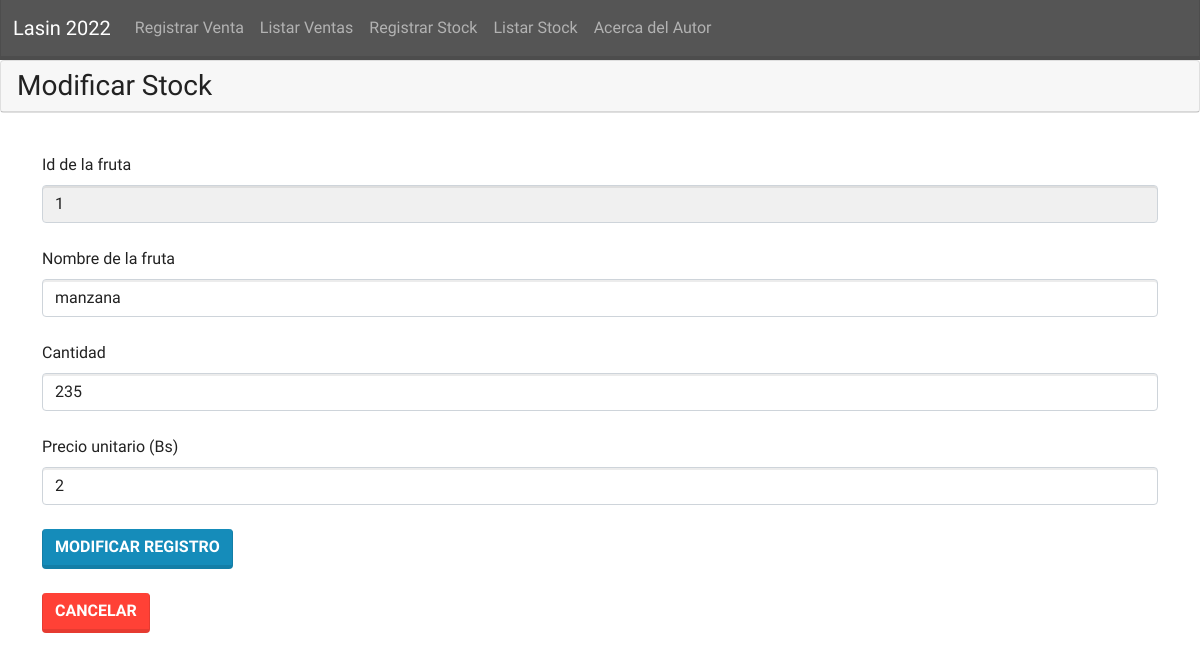
The page /modificarstock.php?id=1 on the database as committed earlier.
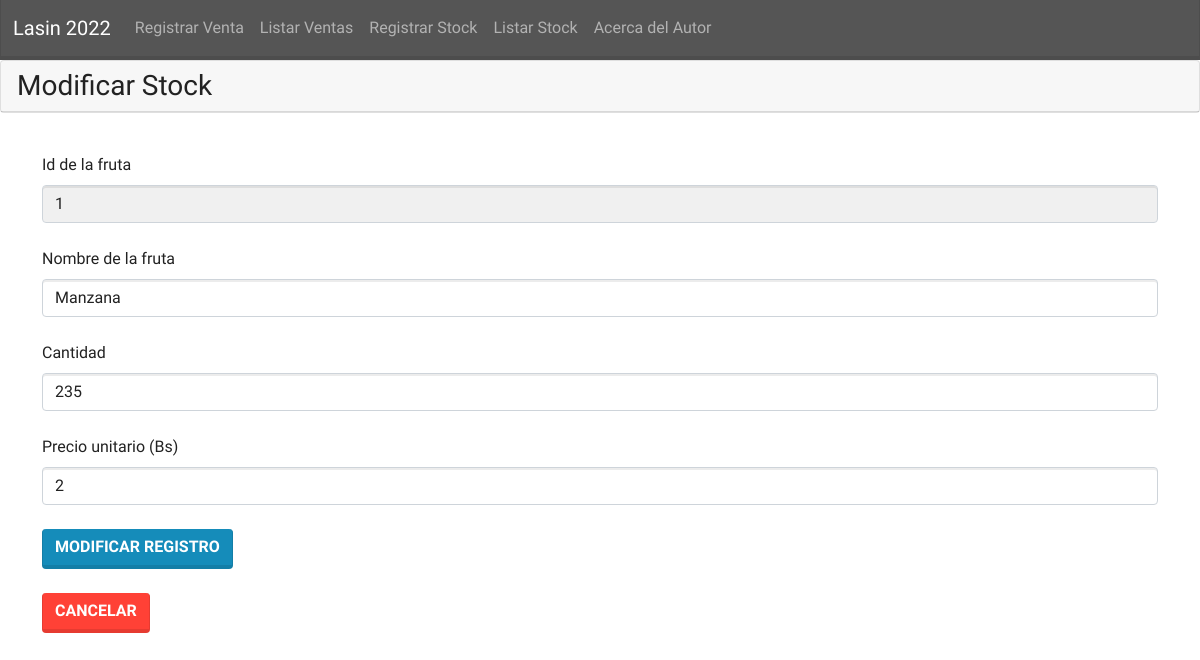
The same page on the database as committed later.
### tables this page shows
CREATE TABLE `stock` (
  `idstock` int(11) NOT NULL,
  `nombre` varchar(40) NOT NULL,
  `cantidad` int(5) NOT NULL,
  `preciounitario` int(5) NOT NULL
);

### modificarstock.php (the view)
<?php include 'templates/cabecera.php';
include 'conecciones/conn.php';
if (isset($_GET['id'])) {
    $id = $_GET['id'];
    $sql = "SELECT * FROM `stock` WHERE idstock='$id'";
    $res = mysqli_query($conn, $sql);
    $registro=mysqli_fetch_array($res);
}
?>
    <div class="card mb-3">
        <h3 class="card-header">Modificar Stock</h3>
    </div>
    <div class="container">
        <form method="post" action="conecciones/stock_ABM.php">
            <fieldset>
                <div class="form-group">
                    <label class="form-label mt-4">Id de la fruta</label>
                    <input type="text" class="form-control" name="id" aria-describedby="id" value="<?php echo $registro['idstock'] ?>" readonly>
                </div>
                <div class="form-group">
                    <label class="form-label mt-4">Nombre de la fruta</label>
                    <input type="text" class="form-control" name="nombrefruta" aria-describedby="fruta" value="<?php echo $registro['nombre'] ?>">
                </div>
                <div class="form-group">
                    <label class="form-label mt-4">Cantidad</label>
                    <input type="text" class="form-control" name="cantidad" aria-describedby="cantidadregistrar" value="<?php echo $registro['cantidad'] ?>">
                </div>
                <div class="form-group">
                    <label class="form-label mt-4">Precio unitario (Bs)</label>
                    <input type="text" class="form-control" name="precio" aria-describedby="preciounitario" value="<?php echo $registro['preciounitario'] ?>">
                </div>
                <br>
                <button type="submit" class="btn btn-primary" name="modificar">Modificar registro</button>
            </fieldset>
        </form>
        <br>
        <button class="btn btn-danger" name="cancelar" onclick="history.back()">Cancelar</button>
    </div>
</body>
</html>

Rows that differ between the two databases and show on the page:
changed stock id 1: nombrefruta "manzana" → "Manzana"
